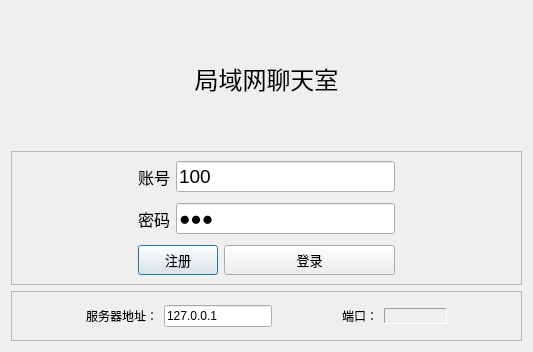
<?xml version="1.0" encoding="UTF-8"?>
<ui version="4.0">
 <class>LoginUI</class>
 <widget class="QDialog" name="LoginUI">
  <property name="geometry">
   <rect>
    <x>0</x>
    <y>0</y>
    <width>533</width>
    <height>352</height>
   </rect>
  </property>
  <property name="sizePolicy">
   <sizepolicy hsizetype="Fixed" vsizetype="Fixed">
    <horstretch>0</horstretch>
    <verstretch>0</verstretch>
   </sizepolicy>
  </property>
  <property name="minimumSize">
   <size>
    <width>0</width>
    <height>0</height>
   </size>
  </property>
  <property name="windowTitle">
   <string>ChatRoom</string>
  </property>
  <property name="styleSheet">
   <string notr="true"/>
  </property>
  <layout class="QVBoxLayout" name="verticalLayout_3">
   <item>
    <widget class="QLabel" name="showLabel">
     <property name="sizePolicy">
      <sizepolicy hsizetype="Expanding" vsizetype="Preferred">
       <horstretch>0</horstretch>
       <verstretch>0</verstretch>
      </sizepolicy>
     </property>
     <property name="minimumSize">
      <size>
       <width>0</width>
       <height>0</height>
      </size>
     </property>
     <property name="font">
      <font>
       <pointsize>18</pointsize>
      </font>
     </property>
     <property name="styleSheet">
      <string notr="true"/>
     </property>
     <property name="text">
      <string>局域网聊天室</string>
     </property>
     <property name="alignment">
      <set>Qt::AlignCenter</set>
     </property>
    </widget>
   </item>
   <item>
    <widget class="QFrame" name="frame_2">
     <property name="maximumSize">
      <size>
       <width>16777215</width>
       <height>150</height>
      </size>
     </property>
     <property name="frameShape">
      <enum>QFrame::StyledPanel</enum>
     </property>
     <property name="frameShadow">
      <enum>QFrame::Raised</enum>
     </property>
     <layout class="QHBoxLayout" name="horizontalLayout_4">
      <property name="topMargin">
       <number>5</number>
      </property>
      <property name="bottomMargin">
       <number>5</number>
      </property>
      <item>
       <spacer name="horizontalSpacer">
        <property name="orientation">
         <enum>Qt::Horizontal</enum>
        </property>
        <property name="sizeHint" stdset="0">
         <size>
          <width>40</width>
          <height>20</height>
         </size>
        </property>
       </spacer>
      </item>
      <item>
       <layout class="QVBoxLayout" name="verticalLayout">
        <property name="spacing">
         <number>7</number>
        </property>
        <property name="topMargin">
         <number>0</number>
        </property>
        <item>
         <layout class="QHBoxLayout" name="horizontalLayout">
          <item>
           <widget class="QLabel" name="label">
            <property name="minimumSize">
             <size>
              <width>0</width>
              <height>0</height>
             </size>
            </property>
            <property name="font">
             <font>
              <pointsize>12</pointsize>
             </font>
            </property>
            <property name="text">
             <string>账号</string>
            </property>
           </widget>
          </item>
          <item>
           <widget class="QLineEdit" name="accountLineEdit">
            <property name="sizeIncrement">
             <size>
              <width>0</width>
              <height>0</height>
             </size>
            </property>
            <property name="font">
             <font>
              <pointsize>14</pointsize>
             </font>
            </property>
            <property name="text">
             <string>100</string>
            </property>
           </widget>
          </item>
         </layout>
        </item>
        <item>
         <layout class="QHBoxLayout" name="horizontalLayout_2">
          <item>
           <widget class="QLabel" name="label_2">
            <property name="font">
             <font>
              <pointsize>12</pointsize>
             </font>
            </property>
            <property name="text">
             <string>密码</string>
            </property>
           </widget>
          </item>
          <item>
           <widget class="QLineEdit" name="passwordLineEdit">
            <property name="sizePolicy">
             <sizepolicy hsizetype="Expanding" vsizetype="Fixed">
              <horstretch>0</horstretch>
              <verstretch>0</verstretch>
             </sizepolicy>
            </property>
            <property name="font">
             <font>
              <pointsize>14</pointsize>
             </font>
            </property>
            <property name="text">
             <string>abc</string>
            </property>
            <property name="echoMode">
             <enum>QLineEdit::Password</enum>
            </property>
           </widget>
          </item>
         </layout>
        </item>
        <item>
         <layout class="QHBoxLayout" name="horizontalLayout_6">
          <item>
           <widget class="QPushButton" name="registerBtn">
            <property name="sizePolicy">
             <sizepolicy hsizetype="Minimum" vsizetype="Minimum">
              <horstretch>0</horstretch>
              <verstretch>0</verstretch>
             </sizepolicy>
            </property>
            <property name="maximumSize">
             <size>
              <width>16777215</width>
              <height>30</height>
             </size>
            </property>
            <property name="font">
             <font>
              <pointsize>10</pointsize>
             </font>
            </property>
            <property name="text">
             <string>注册</string>
            </property>
           </widget>
          </item>
          <item>
           <widget class="QPushButton" name="loginBtn">
            <property name="enabled">
             <bool>true</bool>
            </property>
            <property name="sizePolicy">
             <sizepolicy hsizetype="Minimum" vsizetype="Minimum">
              <horstretch>0</horstretch>
              <verstretch>0</verstretch>
             </sizepolicy>
            </property>
            <property name="minimumSize">
             <size>
              <width>171</width>
              <height>0</height>
             </size>
            </property>
            <property name="maximumSize">
             <size>
              <width>16777215</width>
              <height>30</height>
             </size>
            </property>
            <property name="font">
             <font>
              <pointsize>10</pointsize>
             </font>
            </property>
            <property name="text">
             <string>登录</string>
            </property>
           </widget>
          </item>
         </layout>
        </item>
       </layout>
      </item>
      <item>
       <spacer name="horizontalSpacer_2">
        <property name="orientation">
         <enum>Qt::Horizontal</enum>
        </property>
        <property name="sizeHint" stdset="0">
         <size>
          <width>40</width>
          <height>20</height>
         </size>
        </property>
       </spacer>
      </item>
     </layout>
    </widget>
   </item>
   <item>
    <widget class="QFrame" name="frame">
     <property name="maximumSize">
      <size>
       <width>16777215</width>
       <height>50</height>
      </size>
     </property>
     <property name="frameShape">
      <enum>QFrame::StyledPanel</enum>
     </property>
     <property name="frameShadow">
      <enum>QFrame::Raised</enum>
     </property>
     <layout class="QHBoxLayout" name="horizontalLayout_3">
      <item>
       <spacer name="horizontalSpacer_3">
        <property name="orientation">
         <enum>Qt::Horizontal</enum>
        </property>
        <property name="sizeHint" stdset="0">
         <size>
          <width>40</width>
          <height>20</height>
         </size>
        </property>
       </spacer>
      </item>
      <item>
       <widget class="QLabel" name="label_3">
        <property name="text">
         <string>服务器地址：</string>
        </property>
        <property name="margin">
         <number>0</number>
        </property>
       </widget>
      </item>
      <item>
       <widget class="QLineEdit" name="serverIPLineEdit">
        <property name="sizePolicy">
         <sizepolicy hsizetype="Preferred" vsizetype="Fixed">
          <horstretch>0</horstretch>
          <verstretch>0</verstretch>
         </sizepolicy>
        </property>
        <property name="text">
         <string>127.0.0.1</string>
        </property>
       </widget>
      </item>
      <item>
       <spacer name="horizontalSpacer_4">
        <property name="orientation">
         <enum>Qt::Horizontal</enum>
        </property>
        <property name="sizeHint" stdset="0">
         <size>
          <width>40</width>
          <height>20</height>
         </size>
        </property>
       </spacer>
      </item>
      <item>
       <widget class="QLabel" name="label_4">
        <property name="text">
         <string>端口：</string>
        </property>
       </widget>
      </item>
      <item>
       <widget class="QLabel" name="portLabel">
        <property name="sizePolicy">
         <sizepolicy hsizetype="Expanding" vsizetype="Fixed">
          <horstretch>0</horstretch>
          <verstretch>0</verstretch>
         </sizepolicy>
        </property>
        <property name="frameShape">
         <enum>QFrame::Panel</enum>
        </property>
        <property name="frameShadow">
         <enum>QFrame::Sunken</enum>
        </property>
        <property name="text">
         <string/>
        </property>
       </widget>
      </item>
      <item>
       <spacer name="horizontalSpacer_5">
        <property name="orientation">
         <enum>Qt::Horizontal</enum>
        </property>
        <property name="sizeHint" stdset="0">
         <size>
          <width>40</width>
          <height>20</height>
         </size>
        </property>
       </spacer>
      </item>
     </layout>
    </widget>
   </item>
  </layout>
 </widget>
 <layoutdefault spacing="6" margin="11"/>
 <resources>
  <include location="ChatRoomUI.qrc"/>
 </resources>
 <connections/>
</ui>
